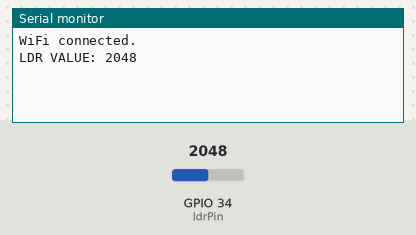
This sketch was run on a simulated ESP32. Parts: the last lines printed to the serial monitor. The inputs (shaded band) are chosen by the test bench; at power-on: GPIO 34 (ldrPin) = 2048. WiFi joins after 1.5 s; servers stay silent unless stated.

Above: at 4.0 s.
4.1 s: GPIO 34 (ldrPin) set to 2866
At 5.4 s:
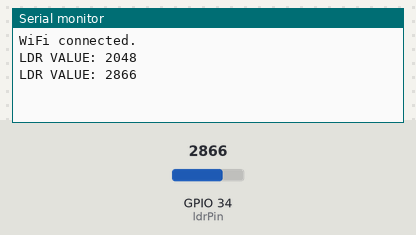
5.6 s: GPIO 34 (ldrPin) set to 3603
At 6.4 s:
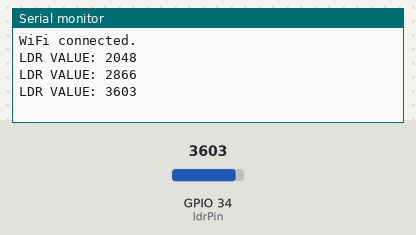
Timing chart, 0 to 8.6 s (numbered marks = the images above; inputs shaded):
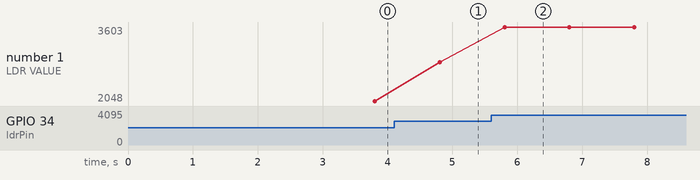

The sketch:

codelab.ino
```cpp
#define BLYNK_TEMPLATE_ID ""
#define BLYNK_TEMPLATE_NAME ""
#define BLYNK_AUTH_TOKEN ""

// Uncomment this line to enable debug prints
#define BLYNK_PRINT Serial

#include <WiFi.h>
#include <WiFiClient.h>
#include <BlynkSimpleEsp32.h>

// WiFi credentials
char ssid[] = "";
char pass[] = "";

// Pin configuration
const int ldrPin = 34;

// Timer
BlynkTimer timer;

// Function to read and send LDR data
void sendData() {
  int ldrValue = analogRead(ldrPin);
  Serial.print("LDR VALUE: ");
  Serial.println(ldrValue);

  // Send value to Blynk app
  Blynk.virtualWrite(V0, ldrValue);
}

void setup() {
  // Debug console
  Serial.begin(9600);
  delay(1000);

  // Connect to WiFi and Blynk
  Blynk.begin(BLYNK_AUTH_TOKEN, ssid, pass);

  // Check if connected
  if (WiFi.status() != WL_CONNECTED) {
    Serial.println("WiFi connection failed!");
  } else {
    Serial.println("WiFi connected.");
  }

  // Setup timer to send LDR data every second
  timer.setInterval(1000L, sendData);
}

void loop() {
  Blynk.run();  // Run Blynk
  timer.run();  // Run timer
}
```

Measured:
- after the input at 4.1 s, the serial monitor: prints a new line after 0.70 s (image 1)
- after the input at 5.6 s, the serial monitor: prints a new line after 0.20 s (image 2)
- plotted number 1: 2048 → 2866 after the input at 4.1 s, 2866 → 3603 after the input at 5.6 s
